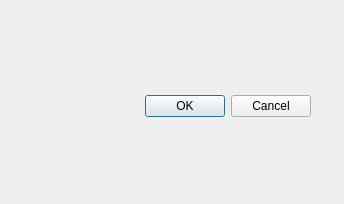
<?xml version="1.0" encoding="UTF-8"?>
<ui version="4.0">
 <class>Dialog</class>
 <widget class="QDialog" name="Dialog">
  <property name="geometry">
   <rect>
    <x>0</x>
    <y>0</y>
    <width>344</width>
    <height>204</height>
   </rect>
  </property>
  <property name="windowTitle">
   <string>Dialog</string>
  </property>
  <widget class="QDialogButtonBox" name="buttonBox">
   <property name="geometry">
    <rect>
     <x>-30</x>
     <y>90</y>
     <width>341</width>
     <height>32</height>
    </rect>
   </property>
   <property name="orientation">
    <enum>Qt::Horizontal</enum>
   </property>
   <property name="standardButtons">
    <set>QDialogButtonBox::Cancel|QDialogButtonBox::Ok</set>
   </property>
  </widget>
 </widget>
 <resources/>
 <connections>
  <connection>
   <sender>buttonBox</sender>
   <signal>rejected()</signal>
   <receiver>Dialog</receiver>
   <slot>accept()</slot>
   <hints>
    <hint type="sourcelabel">
     <x>248</x>
     <y>254</y>
    </hint>
    <hint type="destinationlabel">
     <x>157</x>
     <y>274</y>
    </hint>
   </hints>
  </connection>
  <connection>
   <sender>buttonBox</sender>
   <signal>accepted()</signal>
   <receiver>Dialog</receiver>
   <slot>reject()</slot>
   <hints>
    <hint type="sourcelabel">
     <x>316</x>
     <y>260</y>
    </hint>
    <hint type="destinationlabel">
     <x>286</x>
     <y>274</y>
    </hint>
   </hints>
  </connection>
 </connections>
</ui>
